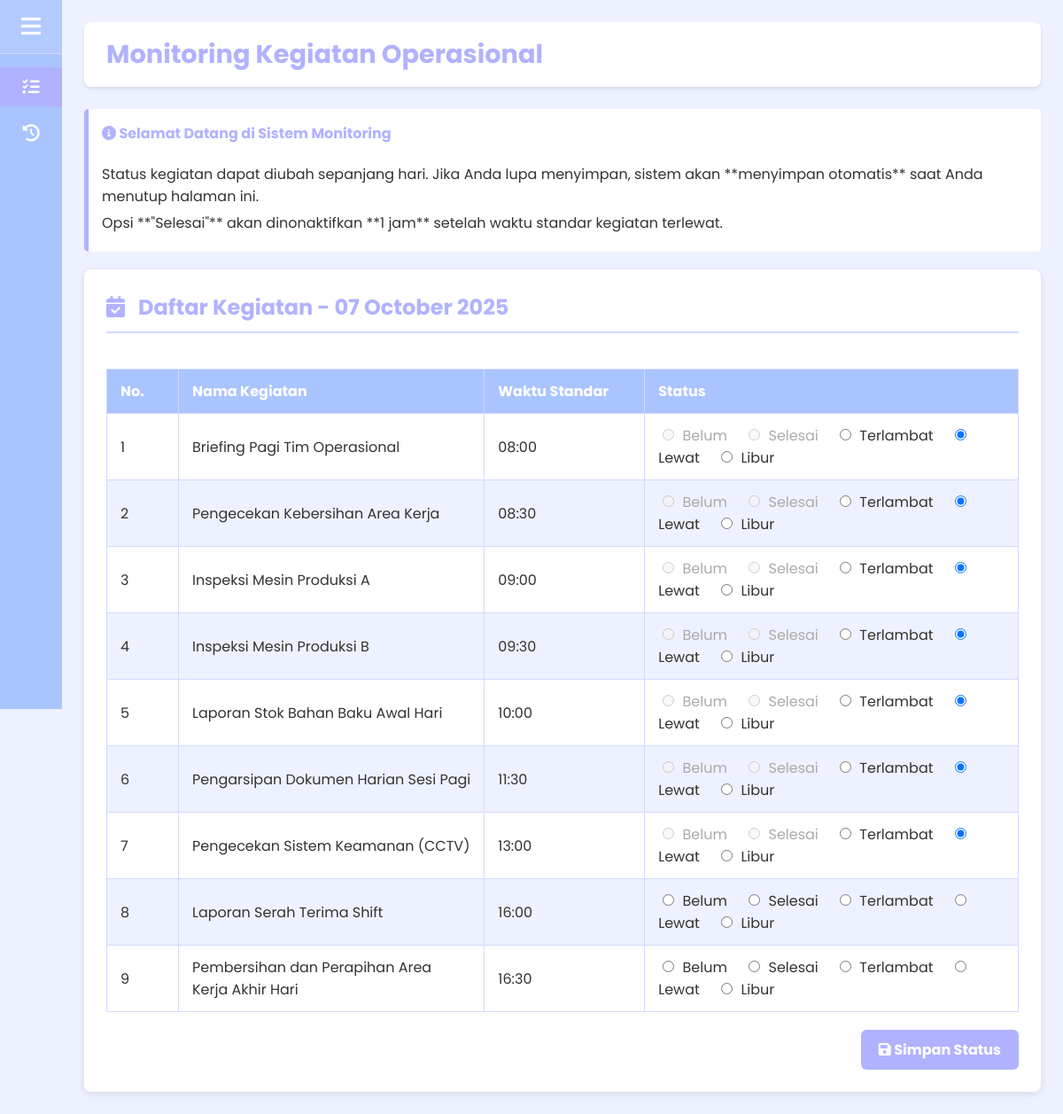
The page / on the database its author committed.
### tables this page shows
CREATE TABLE `kegiatan_master` (
  `kegiatan_id` int(11) NOT NULL,
  `nama_kegiatan` varchar(255) NOT NULL,
  `waktu_standar` time NOT NULL,
  `urutan` int(11) DEFAULT 1
);

### index.php (the view, shortened to what this page needs)
<?php
require_once 'config/db.php';
$stmt_kegiatan_master = $conn->query("SELECT kegiatan_id, nama_kegiatan, waktu_standar FROM kegiatan_master ORDER BY urutan ASC");
$kegiatan_list_raw = $stmt_kegiatan_master->fetchAll(PDO::FETCH_ASSOC);
$kegiatan_list = [];
foreach ($kegiatan_list_raw as $row) {
    $kegiatan_list[$row['kegiatan_id']] = $row;
}
$log_hari_ini = [];
$status_options = ['Belum', 'Selesai', 'Terlambat', 'Lewat', 'Libur'];
?>
<!DOCTYPE html>
<html lang="id">
<head>
    <link rel="stylesheet" href="css/style.css">
    <link rel="stylesheet" href="https://cdnjs.cloudflare.com/ajax/libs/font-awesome/6.0.0-beta3/css/all.min.css">
</head>
<body>
    <div class="mahasiswa-layout">
        <aside class="sidebar" id="sidebar">
            <div class="sidebar-top-section">
                <button class="sidebar-toggle" id="sidebarToggle" aria-label="Toggle Sidebar"><i class="fas fa-bars"></i></button>
            </div>
            <nav class="sidebar-menu">
                <ul>
                    <li><a href="index.php" class="active"><i class="fas fa-tasks"></i> <span class="menu-text">Kegiatan Hari Ini</span></a></li>
                    <li><a href="laporan.php"><i class="fas fa-history"></i> <span class="menu-text">History Laporan</span></a></li>
                </ul>
            </nav>
        </aside>
        <main class="main-content" id="mainContent">
            <header class="header"><h1>Monitoring Kegiatan Operasional</h1></header>
            <div class="info-box">
                <h4><i class="fas fa-info-circle"></i> Selamat Datang di Sistem Monitoring</h4>
                <p>Status kegiatan dapat diubah sepanjang hari. Jika Anda lupa menyimpan, sistem akan **menyimpan otomatis** saat Anda menutup halaman ini.</p>
                <p>Opsi **"Selesai"** akan dinonaktifkan **1 jam** setelah waktu standar kegiatan terlewat.</p>
            </div>
            <section class="content-card">
                <h2><i class="fas fa-calendar-check"></i> Daftar Kegiatan - <?php echo date('d F Y'); ?></h2>
                <form id="monitoringForm" action="index.php" method="POST">
                    <div style="overflow-x: auto;">
                        <table class="activity-table">
                            <thead>
                                <tr>
                                    <th style="width: 50px;">No.</th>
                                    <th>Nama Kegiatan</th>
                                    <th style="width: 150px;">Waktu Standar</th>
                                    <th>Status</th>
                                </tr>
                            </thead>
                            <tbody>
                                <?php if (!empty($kegiatan_list)): $nomor = 1; ?>
                                    <?php foreach ($kegiatan_list as $id => $kegiatan): ?>
                                        <?php
                                            $current_status = $log_hari_ini[$id] ?? null;
                                        ?>
                                        <tr>
                                            <td><?php echo $nomor++; ?></td>
                                            <td><?php echo htmlspecialchars($kegiatan['nama_kegiatan']); ?></td>
                                            <td><?php echo date('H:i', strtotime($kegiatan['waktu_standar'])); ?></td>
                                            <td>
                                                <div class="radio-group">
                                                    <?php foreach ($status_options as $status_option): ?>
                                                        <input type="radio"
                                                               id="status_<?php echo $id; ?>_<?php echo str_replace(' ', '_', $status_option); ?>"
                                                               name="status[<?php echo $id; ?>]"
                                                               value="<?php echo $status_option; ?>"
                                                               <?php if ($status_option == 'Selesai') echo 'data-waktu-standar="' . $kegiatan['waktu_standar'] . '"'; ?>
                                                               <?php if ($current_status !== null && $current_status == $status_option) echo 'checked'; ?>>
                                                        <label for="status_<?php echo $id; ?>_<?php echo str_replace(' ', '_', $status_option); ?>">
                                                            <?php echo $status_option; ?>
                                                        </label>
                                                    <?php endforeach; ?>
                                                </div>
                                            </td>
                                        </tr>
                                    <?php endforeach; ?>
                                <?php else: ?>
                                    <tr><td colspan="4" style="text-align:center;">Belum ada data master kegiatan.</td></tr>
                                <?php endif; ?>
                            </tbody>
                        </table>
                    </div>
                    <?php if (!empty($kegiatan_list)): ?>
                    <div style="text-align: right; margin-top: 20px;">
                         <button type="submit" name="simpan_status" class="submit" style="width:auto; padding: 10px 20px;">
                             <i class="fas fa-save"></i> Simpan Status
                         </button>
                    </div>
                    <?php endif; ?>
                </form>
            </section>
        </main>
    </div>
</body>
</html>

### css/style.css (style rules this page uses)
:root { --primary-color: #b1b2ff; --secondary-color: #aac4ff; --tertiary-color: #d2daff; --background-color: #eef1ff; --text-color: #333; --white-color: #fff; --shadow-color: rgba(0, 0, 0, 0.1); --input-border-color: #ccc; }
body { font-family: "Poppins", sans-serif; margin: 0; background-color: var(--background-color); color: var(--text-color); display: flex; flex-direction: column; min-height: 100vh; }
.mahasiswa-layout { display: flex; min-height: 100vh; }
.sidebar { width: 260px; background-color: var(--secondary-color); color: var(--white-color); display: flex; flex-direction: column; transition: width 0.35s cubic-bezier(0.4, 0, 0.2, 1); overflow: hidden; height: 100vh; position: fixed; left: 0; top: 0; z-index: 1000; box-sizing: border-box; padding: 0; }
.sidebar.collapsed { width: 70px; }
.sidebar-top-section { display: flex; align-items: center; border-bottom: 1px solid var(--tertiary-color); min-height: 60px; flex-shrink: 0; }
.sidebar-toggle { background: none; border: none; color: var(--white-color); font-size: 1.6em; cursor: pointer; display: flex; align-items: center; justify-content: center; width: 70px; height: 100%; flex-shrink: 0; }
.sidebar-menu { flex-grow: 1; overflow-y: auto; padding-top: 15px; }
.sidebar-menu ul { list-style: none; padding: 0; margin: 0; }
.sidebar-menu li a { display: flex; align-items: center; color: var(--white-color); text-decoration: none; transition: background-color 0.3s ease; white-space: nowrap; overflow: hidden; height: 44px; }
.sidebar.collapsed .sidebar-menu li a { margin: 0 0 8px 0; border-radius: 0; }
.sidebar-menu li a i { width: 70px; min-width: 70px; height: 100%; display: flex; align-items: center; justify-content: center; font-size: 1.2em; flex-shrink: 0; transition: transform 0.3s ease; }
.sidebar-menu li a.active { background-color: var(--primary-color); font-weight: bold; }
.main-content { flex-grow: 1; padding: 25px; margin-left: 260px; transition: margin-left 0.35s cubic-bezier(0.4, 0, 0.2, 1); background-color: var(--background-color); min-height: 100vh; box-sizing: border-box; }
.main-content.sidebar-collapsed { margin-left: 70px; }
.header { display: flex; justify-content: flex-start; align-items: center; padding: 15px 25px; background-color: var(--white-color); box-shadow: 0 2px 4px var(--shadow-color); border-radius: 8px; margin-bottom: 25px; }
.header h1 { color: var(--primary-color); margin: 0; font-size: 1.8em; }
.content-card { background-color: var(--white-color); padding: 25px; border-radius: 8px; box-shadow: 0 2px 8px var(--shadow-color); animation: slideUp 0.5s ease-out; }
.content-card h2 { color: var(--primary-color); margin-top: 0; margin-bottom: 20px; border-bottom: 2px solid var(--tertiary-color); padding-bottom: 10px; }
.content-card h2 .fas { margin-right: 10px; color: var(--primary-color); }
.info-box { background-color: var(--white-color); color: var(--text-color); padding: 15px; margin-bottom: 20px; border-radius: 5px; border-left: 5px solid var(--primary-color); }
.info-box h4 { margin-top: 0; color: var(--primary-color); }
.info-box p { margin: 5px 0; }
.activity-table { width: 100%; border-collapse: collapse; margin-top: 20px; }
.activity-table th, .activity-table td { padding: 12px 15px; border: 1px solid var(--tertiary-color); text-align: left; }
.activity-table th { background-color: var(--secondary-color); color: var(--white-color); font-weight: bold; }
.activity-table tr:nth-child(even) { background-color: var(--background-color); }
.submit { background-color: var(--primary-color); color: var(--white-color); padding: 12px 20px; border: none; border-radius: 6px; cursor: pointer; font-size: 1em; font-weight: bold; transition: background-color 0.3s ease, transform 0.2s ease; font-family: "Poppins", sans-serif; }
.fas { transition: transform 0.2s ease; }

### index.php (style rules this page uses)
.radio-group label { margin-right: 15px; cursor: pointer; transition: color 0.2s; }
.radio-group input[type="radio"] { margin-right: 5px; }
.radio-group input[type="radio"]:disabled + label { cursor: not-allowed; color: #aaa; }

### rows shown on the page
kegiatan_master: nama_kegiatan "Briefing Pagi Tim Operasional", waktu_standar "08:00", status_option "Belum", status_option "Selesai", status_option "Terlambat", status_option "Lewat", status_option "Libur"
kegiatan_master: nama_kegiatan "Pengecekan Kebersihan Area Kerja", waktu_standar "08:30", status_option "Belum", status_option "Selesai", status_option "Terlambat", status_option "Lewat", status_option "Libur"
kegiatan_master: nama_kegiatan "Inspeksi Mesin Produksi A", waktu_standar "09:00", status_option "Belum", status_option "Selesai", status_option "Terlambat", status_option "Lewat", status_option "Libur"
kegiatan_master: nama_kegiatan "Inspeksi Mesin Produksi B", waktu_standar "09:30", status_option "Belum", status_option "Selesai", status_option "Terlambat", status_option "Lewat", status_option "Libur"
kegiatan_master: nama_kegiatan "Laporan Stok Bahan Baku Awal Hari", waktu_standar "10:00", status_option "Belum", status_option "Selesai", status_option "Terlambat", status_option "Lewat", status_option "Libur"
kegiatan_master: nama_kegiatan "Pengarsipan Dokumen Harian Sesi Pagi", waktu_standar "11:30", status_option "Belum", status_option "Selesai", status_option "Terlambat", status_option "Lewat", status_option "Libur"
kegiatan_master: nama_kegiatan "Pengecekan Sistem Keamanan (CCTV)", waktu_standar "13:00", status_option "Belum", status_option "Selesai", status_option "Terlambat", status_option "Lewat", status_option "Libur"
kegiatan_master: nama_kegiatan "Laporan Serah Terima Shift", waktu_standar "16:00", status_option "Belum", status_option "Selesai", status_option "Terlambat", status_option "Lewat", status_option "Libur"
kegiatan_master: nama_kegiatan "Pembersihan dan Perapihan Area Kerja Akhir Hari", waktu_standar "16:30", status_option "Belum", status_option "Selesai", status_option "Terlambat", status_option "Lewat", status_option "Libur"
